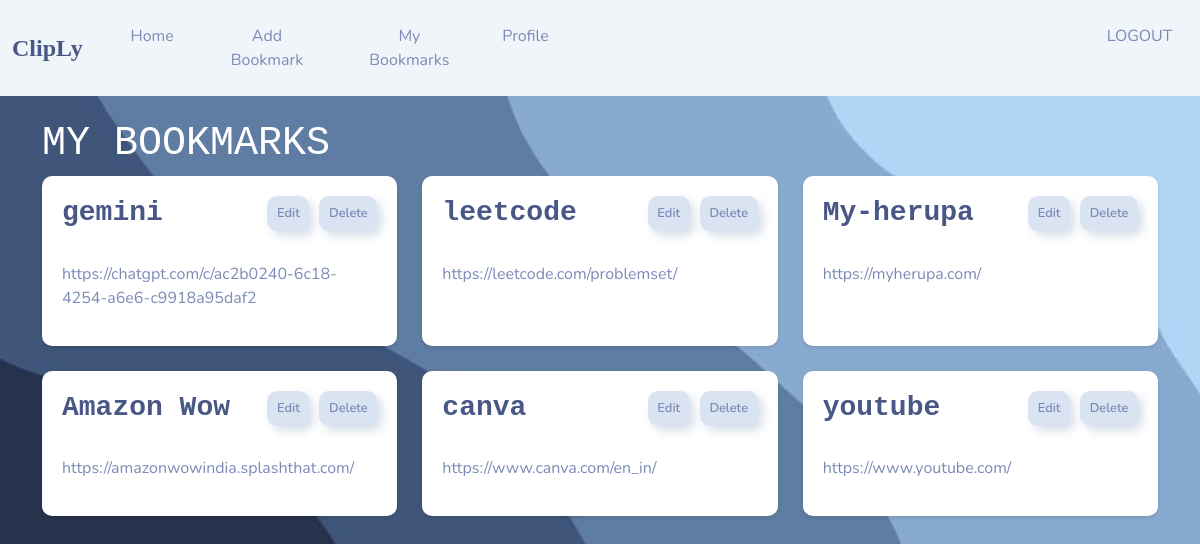
/my_bookmarks/ (signed in), run on the app's committed database.
### journal/models.py (models this page shows, shortened)
class Bookmark(models.Model):
    url = models.URLField(max_length=200)
    title = models.CharField(max_length=100)

### journal/views.py (the view)
# urls.py: path('my_bookmarks/', views.my_bookmarks, name='my_bookmarks'),
@login_required(login_url='my-login')
def my_bookmarks(request):
    bookmarks = Bookmark.objects.all()
    context = {'allbookmarks': bookmarks}
    return render(request, 'journal/my-bookmarks.html', context)

### journal/templates/journal/my-bookmarks.html (shortened to what this page needs)
{% extends 'journal/navbar.html' %} {% load static %} {% block content %}
<br />
<h1 style="color: white; font-family: 'Courier New', Courier, monospace">
  MY BOOKMARKS
</h1>
{% if allbookmarks %}
<div class="bookmark-container">
  {% for bookmark in allbookmarks %}
  <div class="bookmark-card">
    <h3 class="bookmark-title">{{ bookmark.title }}</h3>
    <br />
    <p>{{ bookmark.url }}</p>
    <div class="bookmark-buttons">
      <form action="{% url 'update_bookmarks' bookmark.id %}" method="get">
        <button
          class="btn btn-secondary btn-md w-100 btn-block btn-custom"
          type="submit"
        >
          Edit
        </button>
      </form>
      <form action="{% url 'delete_bookmark' bookmark.id %}" method="post">
        <button
          class="btn btn-secondary btn-md w-100 btn-block btn-custom"
          type="submit"
        >
          Delete
        </button>
      </form>
    </div>
  </div>
  {% endfor %}
</div>
{% else %}
<p style="color: white">No bookmarks found.</p>
{% endif %} {% endblock %}

### journal/templates/journal/navbar.html (shortened to what this page needs)
{% load static %}
<!DOCTYPE html>
<html>
  <head>
    <link
      rel="stylesheet"
      type="text/css"
      href="https://bootswatch.com/5/morph/bootstrap.min.css"
    />
    <link
      rel="stylesheet"
      type="text/css"
      href="{% static 'css/styles.css' %}"
    />
  </head>
  <body>
    <nav
      class="navbar navbar-expand-lg navbar-light bg-light justify-content-center"
    >
      <a
        class="navbar-brand main-heading"
        style="
          font-family: 'Baskerville', serif;
          font-size: 24px;
          font-weight: bold;
        "
        >&nbsp; ClipLy</a
      >
      <div class="collapse navbar-collapse text-center" id="navbarNavDropdown">
        <ul class="navbar-nav ml-auto">
          <li class="nav-link">
            <a class="nav-link" href="{% url 'dashboard' %}">Home</a>
          </li>
          <li class="nav-link">
            <a class="nav-link" href="{% url 'add_bookmark' %}">Add Bookmark</a>
          </li>
          <li class="nav-link">
            <a class="nav-link" href="{% url 'my_bookmarks' %}">My Bookmarks</a>
          </li>
          <li class="nav-link">
            <a class="nav-link" href="{% url 'profile' %}">Profile</a>
          </li>
          <li class="nav-link">
            <a class="nav-link" href="{% url 'user-logout' %}">LOGOUT </a>
          </li>
        </ul>
      </div>
    </nav>
    <div class="container">{% block content %} {% endblock %}</div>
  </body>
</html>

### data on the page
Bookmark: title "gemini", url "https://chatgpt.com/c/ac2b0240-6c18-4254-a6e6-c9918a95daf2"
Bookmark: title "leetcode", url "https://leetcode.com/problemset/"
Bookmark: title "My-herupa", url "https://myherupa.com/"
Bookmark: title "Amazon Wow", url "https://amazonwowindia.splashthat.com/"
Bookmark: title "canva", url "https://www.canva.com/en_in/"
Bookmark: title "youtube", url "https://www.youtube.com/"
